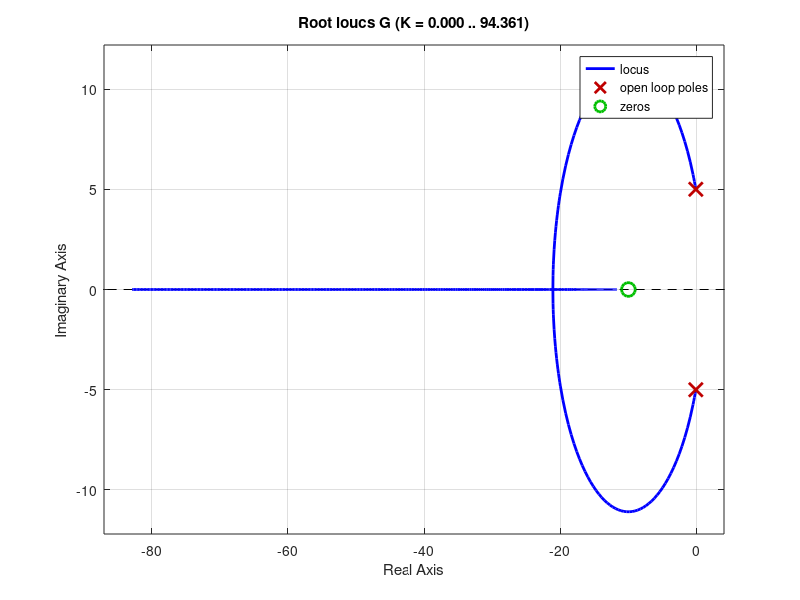

This figure's MATLAB source:
poles = [-0.1 + 5j, -0.1 - 5j];
zeros = [-10];

num = poly(zeros);
den = poly(poles);
G = tf(num, den);

rlocus(G);

num_poles = length(poles);
num_zeros = length(zeros);

centroid = (sum(real(poles)) - sum(real(zeros))) / (num_poles - num_zeros);
number_of_asymptotes = num_poles - num_zeros;
angles = (2*(0:(num_poles - num_zeros - 1)) + 1) * 180 / (num_poles - num_zeros);


